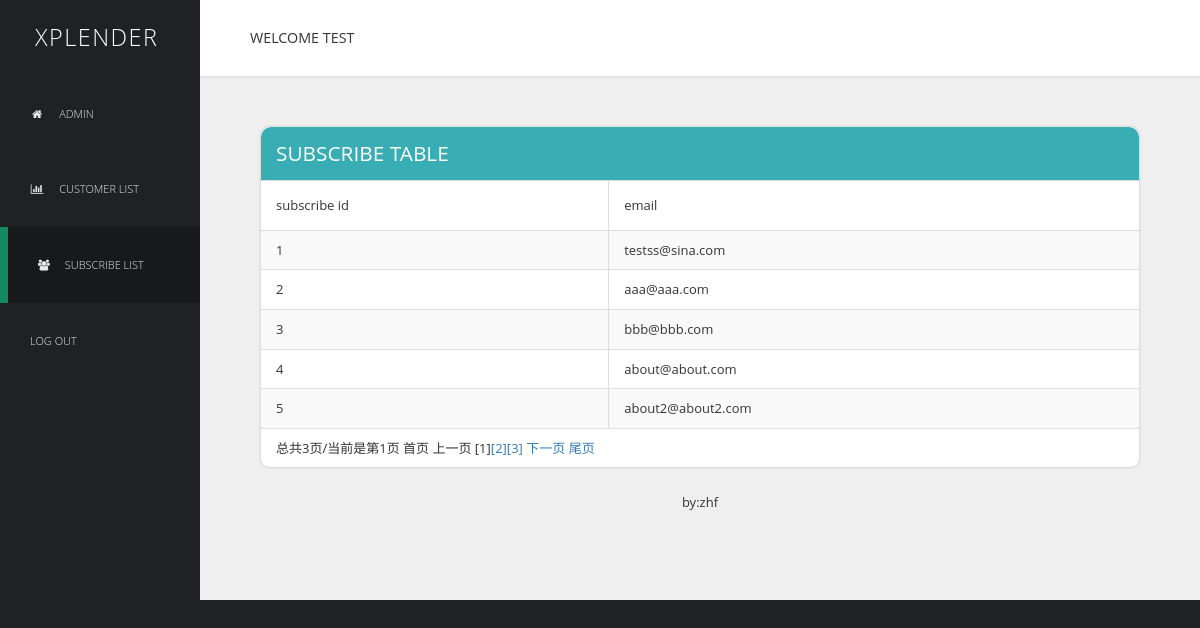
Screenshot of /xplender-master/bakcstage/subscribe.php (signed in) with the database file from the repository.
### tables this page shows
CREATE TABLE IF NOT EXISTS `xplender_subscribe` (
  `subscribe_id` int(10) NOT NULL AUTO_INCREMENT,
  `subscribe_email` varchar(50) NOT NULL,
  PRIMARY KEY (`subscribe_id`)
);

### xplender-master/core/admin.inc.php (called while the page is built, shortened)
<?php
function getProductPage($page,$pageSize=2,$table,$where=null){
  $where=$where==null?null:" where ".$where;
  $sql="select * from {$table} {$where}";
  $totalRows=getResultNum($sql);
  $totalPage=ceil($totalRows/$pageSize);
  $offset=($page-1)*$pageSize;
  $sql="select * from {$table} {$where} limit {$offset},{$pageSize}";
  $rows=fetchAll($sql);
  return $rows;
}

### xplender-master/lib/mysql.func.php (called while the page is built, shortened)
<?php
  function fetchAll($sql,$result_type=MYSQL_ASSOC){
    $result=mysql_query($sql);
    while(@$row=mysql_fetch_array($result,$result_type)){
      $rows[]=$row;
    };
    return $rows;
  }
  function getResultNum($sql){
    $result=mysql_query($sql);
	return mysql_num_rows($result);
  }

### xplender-master/bakcstage/subscribe.php (the view, shortened to what this page needs)
<?php
require_once '../include.php';
$pageSize=5;
$page=@$_REQUEST['page']?(int)$_REQUEST['page']:1;
@$subscribe_email=$_REQUEST['subscribe_email'];
if($subscribe_email){
  $rows=getProductPage($page,$pageSize,"xplender_subscribe","subscribe_email='{$subscribe_email}'");
}else{
  $rows=getProductPage($page,$pageSize,"xplender_subscribe");
}
?>
<!DOCTYPE html>
<html lang="en">
  <head>
    <link href="css/font-awesome.min.css" rel="stylesheet">
    <link href="css/bootstrap.min.css" rel="stylesheet">
    <link href="css/templatemo-style.css" rel="stylesheet">
  </head>
  <body>
    <div class="templatemo-flex-row">
      <div class="templatemo-sidebar" style="width:200px;">
        <header class="templatemo-site-header">
          <h1>xplender</h1>
        </header>
        <nav class="templatemo-left-nav" style="font-size:10px;">
          <ul>
            <li><a href="admin.php" ><i class="fa fa-home fa-fw"></i>admin</a></li>
            <li><a href="customer.php"><i class="fa fa-bar-chart fa-fw"></i>customer list</a></li>
            <li><a href="#subscribe.php"  class="active"><i class="fa fa-users fa-fwi"></i>Subscribe list</a></li>
            <li><a href="../doAction.php?act=logout">log out</a></li>
          </ul>
        </nav>
      </div>
      <div class="templatemo-content col-1 light-gray-bg">
        <div class="templatemo-top-nav-container">
          <div class="row">
            <nav class="templatemo-top-nav col-lg-12 col-md-12">
              <ul class="text-uppercase">
				<li>Welcome <?php echo $_SESSION['login_admin_name']; ?></li>
              </ul>
            </nav>
          </div>
        </div>
        <div class="templatemo-content-container">
		  <div class="templatemo-flex-row flex-content-row">
			<div class="col-1">
              <div class="panel panel-default templatemo-content-widget white-bg no-padding templatemo-overflow-hidden">
                <div class="panel-heading templatemo-position-relative"><h2 class="text-uppercase">Subscribe Table</h2></div>
                <div class="table-responsive">
                  <table class="table table-striped table-bordered">
                    <thead>
                      <tr>
                        <td>subscribe id</td>
                        <td>email</td>
                      </tr>
                    </thead>
                    <tbody>
                      <?php foreach($rows as $row): ?>
						    <tr>
								<td><?php echo $row['subscribe_id']; ?></td>
								<td><?php echo $row['subscribe_email']; ?></td>
							</tr>
							<?php endforeach; ?>
							<?php if($rows>$pageSize):?>
							<tr>
							    <td colspan="2" class="no-padding-right"><?php echo showPage($page,$totalPage);?></td>
							</tr>
							<?php endif;?>
                    </tbody>
                  </table>
                </div>
              </div>
            </div>
          </div>
		  <footer class="text-center">
            <p>by:zhf</p>
          </footer>
        </div>
      </div>
    </div>
  </body>
</html>

### xplender-master/bakcstage/css/templatemo-style.css (style rules this page uses)
* { font-family: 'Open Sans', sans-serif; }
body { font-size: 13px; }
body, .templatemo-left-nav { background: #1f2124; }
h1, h2, h3 { margin: 0; }
h2 { font-size: 1.6em; }
ul { list-style-type: none; margin: 0; padding: 0; }
nav li { font-size: 1.1em; list-style: none; text-transform: uppercase; }
.templatemo-position-relative { position: relative; }
.white-bg { background-color: white; }
.light-gray-bg { background-color: #efefef; }
footer { padding: 15px; }
.templatemo-sidebar { width: 300px; }
.templatemo-site-header { margin: 25px 30px; }
.templatemo-site-header h1 { color: white; display: inline-block; font-size: 1.8em; font-weight: 300; letter-spacing: 1.5px; margin: 0 5px; text-transform: uppercase; vertical-align: middle; }
.templatemo-left-nav li { font-weight: 300; }
.templatemo-left-nav a.active, .templatemo-left-nav a:hover { background: #18191b; border-left: 8px solid #13895F; }
.templatemo-left-nav a { color: #e9e9ea; display: block; padding: 30px; transition: all 0.3s ease; }
.templatemo-left-nav .fa { margin-right: 15px; }
.templatemo-top-nav-container { background-color: white; padding: 28px 50px; box-shadow: 0px 0px 2px 2px rgba(161, 159, 159, 0.18); }
.templatemo-top-nav li { float: left; list-style: none; }
.templatemo-content { margin-top: 0px; min-height: 600px; padding: 0; overflow-x: hidden; }
.templatemo-content-container { padding: 40px 50px; }
.templatemo-flex-row { display: -webkit-flex; display: -ms-flexbox; display: flex; }
.col-1 { -webkit-flex: 1; -ms-flex: 1; flex: 1; }
.templatemo-content-widget { border-radius: 10px; padding: 30px; position: relative; margin: 10px; box-shadow: 0px 0px 1px 1px rgba(161, 159, 159, 0.1); }
.templatemo-content-widget.no-padding { padding: 0; }
.panel-default>.panel-heading { background-color: #39ADB4; border-top-left-radius: 10px; border-top-right-radius: 10px; color: white; padding: 15px; }
.panel { border-radius: 10px; }
.table { margin-bottom: 0; }
.table>tbody>tr>td { padding: 10px 15px; }
.table>thead>tr>td { padding: 15px; }
.templatemo-overflow-hidden { overflow: hidden; }
.panel>.table-responsive:last-child>.table:last-child, .panel>.table:last-child { border-bottom-right-radius: 10px; border-bottom-left-radius: 10px; }
@media only screen and (min-width: 768px) { .templatemo-left-nav { display: block !important; } }

### rows the page displays
xplender_subscribe: subscribe_id "1", subscribe_email "testss@sina.com"
xplender_subscribe: subscribe_id "2", subscribe_email "aaa@aaa.com"
xplender_subscribe: subscribe_id "3", subscribe_email "bbb@bbb.com"
xplender_subscribe: subscribe_id "4", subscribe_email "about@about.com"
xplender_subscribe: subscribe_id "5", subscribe_email "about2@about2.com"

### other values shown
$_SESSION['login_admin_name'] "TEST"
showPage($page,$totalPage) "总共3页/当前是第1页"
